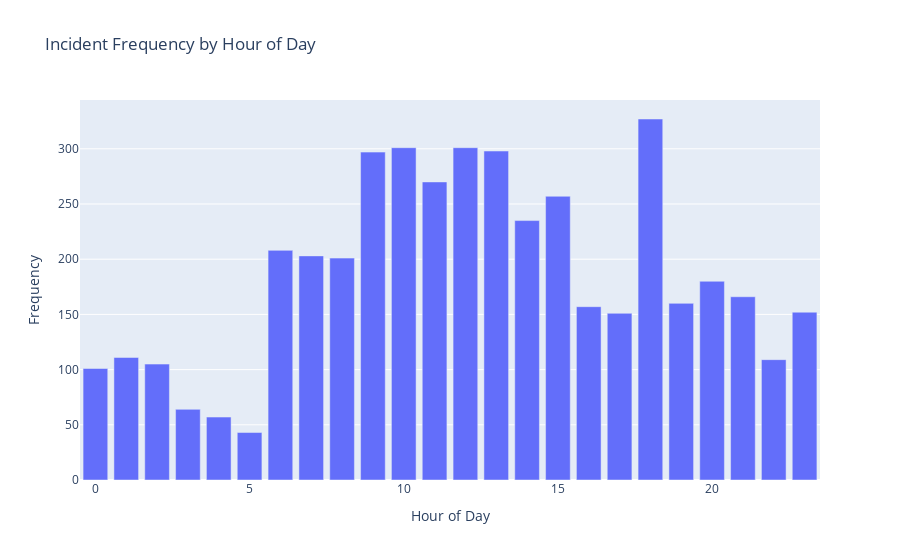

Write notebook code for a chart like this one.
### Code cell
# Calls plot_bar_chart function
plot_bar_chart(df['hour'].value_counts().sort_index(), 'Hour of Day', 'Frequency', 'Incident Frequency by Hour of Day')

### Figure 1 — Plotly figure (JSON) as saved in the notebook; plotly's stock layout.template omitted (floating-point values rounded to 4 significant figures)
{"data": [{"alignmentgroup": "True", "hovertemplate": "Hour of Day=%{x}<br>Frequency=%{y}<extra></extra>", "legendgroup": "", "marker": {"color": "#636efa", "pattern": {"shape": ""}}, "name": "", "offsetgroup": "", "orientation": "v", "showlegend": false, "textposition": "auto", "type": "bar", "x": [0, 1, 2, 3, 4, 5, 6, 7, 8, 9, 10, 11, 12, 13, 14, 15, 16, 17, 18, 19, 20, 21, 22, 23], "xaxis": "x", "y": [101, 111, 105, 64, 57, 43, 208, 203, 201, 297, 301, 270, 301, 298, 235, 257, 157, 151, 327, 160, 180, 166, 109, 152], "yaxis": "y"}], "layout": {"barmode": "relative", "legend": {"tracegroupgap": 0}, "title": {"text": "Incident Frequency by Hour of Day"}, "xaxis": {"anchor": "y", "domain": [0, 1], "title": {"text": "Hour of Day"}}, "yaxis": {"anchor": "x", "domain": [0, 1], "title": {"text": "Frequency"}}}}
